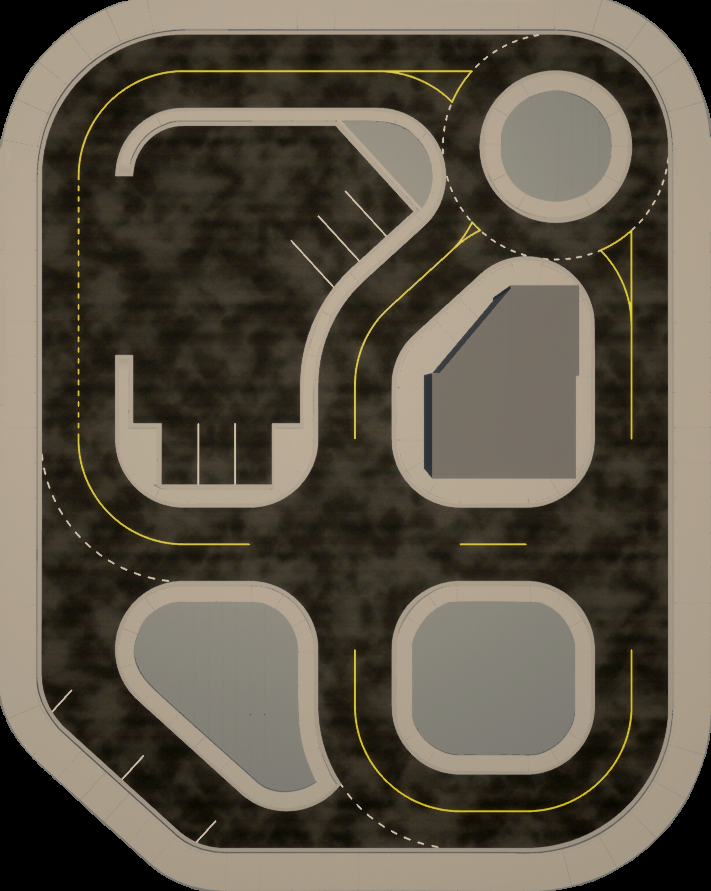
#> input picture QCarCommunication/cityscape.png, 711 x 891 px
$ python show_path.py
#> lines starting #> are read from the running program, lines starting #| are printed output that depends on the picture; after the words box and inside, x2 and y2 are one past the last pixel; in counts of white or black regions, pixels touching at a corner belong together
# import matplotlib.pyplot as plt
import cv2

import numpy as np

x_offset = 0.13
y_offset = 1.67

# load Qpath.npy
path = np.load('Qpath.npy')
#> (reads QCarCommunication/Qpath.npy from the repository)
# take just firts 2 columns of path
path = path[:, :2]

# load map image
map_img = cv2.imread('cityscape.png')
#> map_img is the input picture: shape (891, 711, 3); mean B, G, R 72, 85.3, 92.7


# show image
cv2.imshow('Map', map_img)
cv2.waitKey(0)


# get center of image
center = (map_img.shape[1]//2, map_img.shape[0]//2)
#> center = (355, 445)

print("path before shift:", path)
# from all points in path shift by (-x_offset, -y_offset)
path = path - np.array([y_offset, x_offset])
print("path after shift",path)

path = path * 100

# shift by center
path = path + center

# make all points integers
path = path.astype(int)


# draw points from path into the image

for i in range(1, len(path)):
    cv2.line(map_img, tuple(path[i-1]), tuple(path[i]), (0, 255, 0), 2)
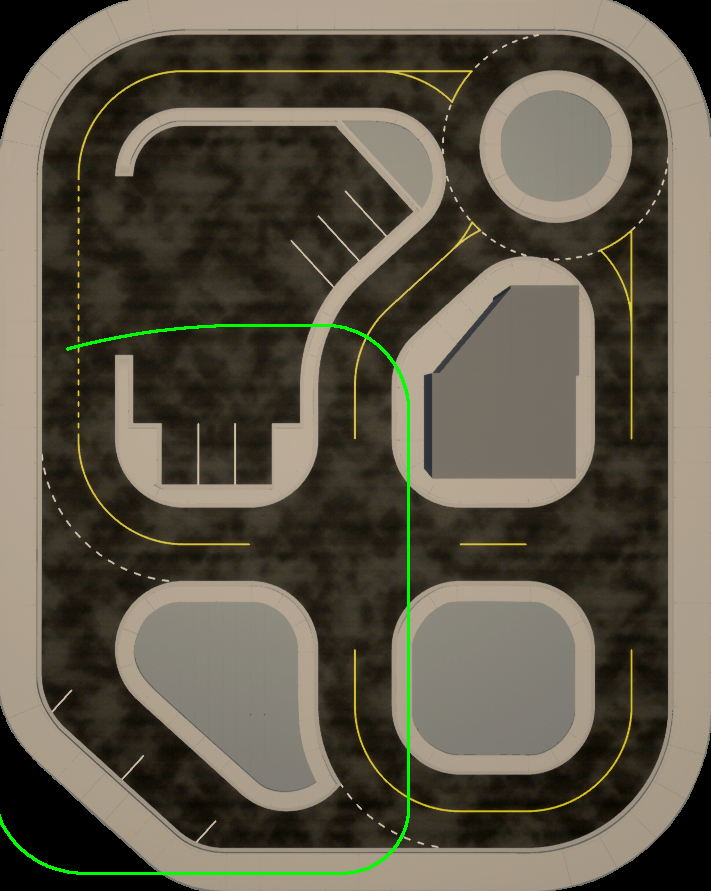
#> map_img: shape (891, 711, 3); 0.63% of pixels changed, all inside (x1, y1, x2, y2) = (0, 324, 410, 875)

cv2.imshow('Map', map_img)
cv2.waitKey(0)
